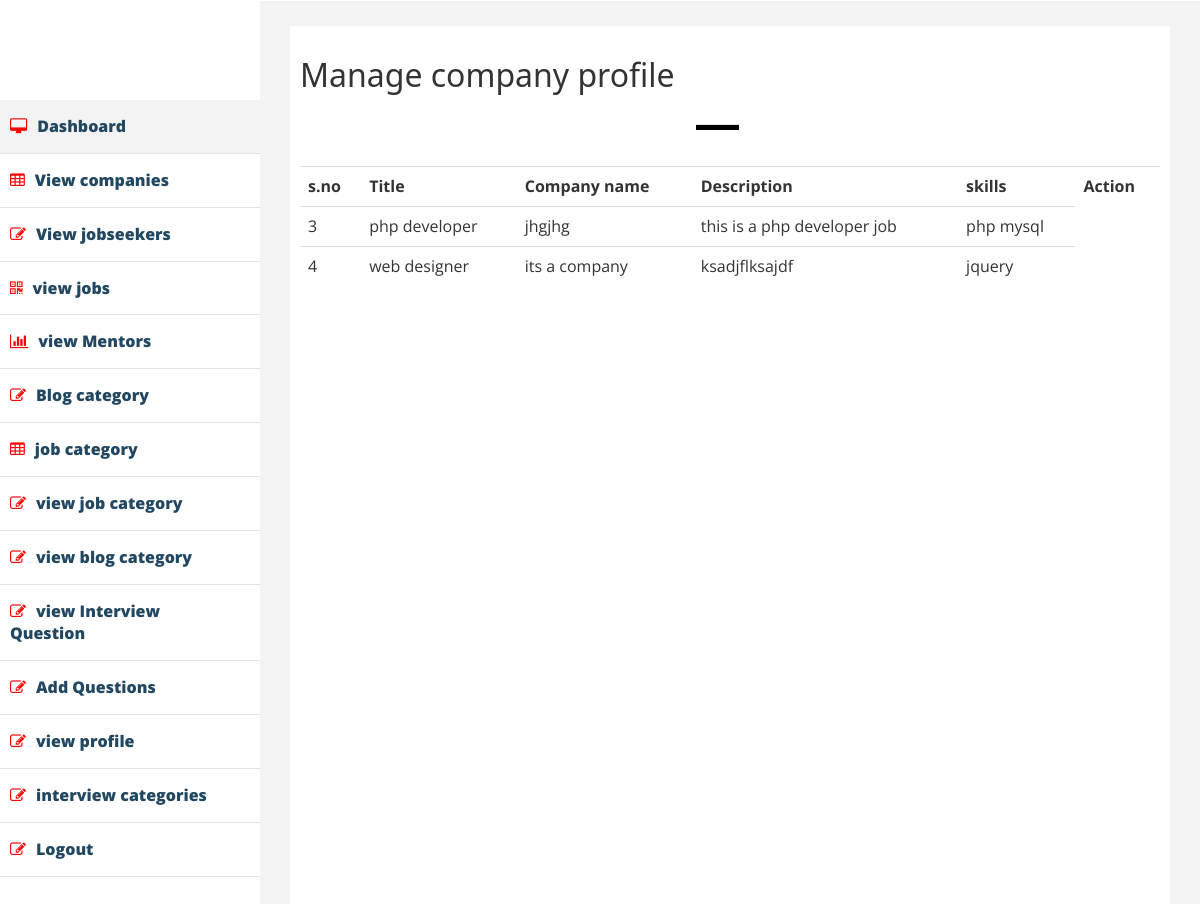
The page /index.php/admin/view_job on the database its author committed.
### tables this page shows
CREATE TABLE `job` (
  `job_id` int(11) NOT NULL,
  `title` varchar(255) NOT NULL,
  `description` varchar(255) NOT NULL,
  `skill` varchar(255) NOT NULL,
  `company_id` int(11) NOT NULL,
  `category_id` int(11) NOT NULL,
  `job_contract` int(11) NOT NULL,
  `city` text NOT NULL,
  `job_date` timestamp NOT NULL DEFAULT CURRENT_TIMESTAMP,
  `job_vacancy` varchar(255) NOT NULL,
  `salary` int(11) NOT NULL
);

CREATE TABLE `company` (
  `company_id` int(11) NOT NULL,
  `name` varchar(255) NOT NULL,
  `Logo` varchar(255) NOT NULL,
  `about` varchar(255) NOT NULL,
  `founded` int(11) NOT NULL,
  `company_user` int(11) NOT NULL,
  `website` varchar(255) NOT NULL
);

### application/models/admin_model.php (called while the page is built, shortened)
<?php
class admin_model extends CI_model{
    function view_job(){
         $query=$this->db
            ->select("*","job.job_id")
            ->from("company")
            ->join("job","job.company_id=company.company_id")
            ->get();
        return $query->result();
    }
}
?>

### application/controllers/Admin.php (called while the page is built, shortened)
<?php
class admin extends CI_controller{
function view_job(){
      $this->load->view("admin/view_job",array("results"=>$this->admin_model->view_job()));
}
}

### index.php (called while the page is built, shortened)
<?php
require_once BASEPATH.'core/CodeIgniter.php';

### application/views/admin/view_job.php (the view)
<?php include"inc/header.php"; ?>
    <?php include"inc/sidebar.php"; ?>
        <div id="page-wrapper" >
            <div id="page-inner">
                <div class="row">
                    <div class="col-lg-12">
                     <h2>Manage company profile</h2>
                    </div>
                </div>
                  <hr />
                            <div class="row text-center pad-top">
                       <div class="col-md-12">
                           <table class="table">
                              <tr>
                                 <th>s.no</th>
                                  <th>Title</th>
                                  <th>Company name</th>
                                  <th>Description</th>
                                  <th>skills</th>
                                  <th>Action</th>
                              </tr>
                              <?php
                               foreach($results as $result):
                               ?>
                               <tr>
                                   <td><?php echo $result->job_id;?></td>
                                   <td><?php echo $result->title;?></td>
                                   <td><?php echo $result->name;?></td>
                                    <td><?php echo $result->description;?></td>
                                   <td><?php echo $result->skill;?></td>
                               </tr>
                               <?php endforeach;?>
                           </table>
                       </div>
    </div>
            </div>
        </div>
    <?php include"inc/footer.php"; ?>

### assets/css/style.css (style rules this page uses)
* { margin:0px; padding: 0px; }
body { margin-top: -15px !important; }
hr { width: 5%; height: 5px; background: black; position: relative; left: 46%; }

### assets/css/custom.css (style rules this page uses)
body { font-family: 'Open Sans', sans-serif; margin-top: -20px !important; }
#page-wrapper { padding: 15px 15px; min-height: 600px; background:#F3F3F3; }
#page-inner { width:100%; margin:10px 20px 10px 0px; background-color:#fff!important; padding:10px; min-height:1050px; }
.pad-top { padding-top:15px; }
@media (min-width:768px) { #page-wrapper { margin: 0 0 0 260px; padding: 15px 30px; min-height: 1050px; } }

### rows shown on the page
job: job_id "3", title "php developer", company.name "jhgjhg", description "this is a php developer job", skill "php mysql"
job: job_id "4", title "web designer", company.name "its a company", description "ksadjflksajdf", skill "jquery"
